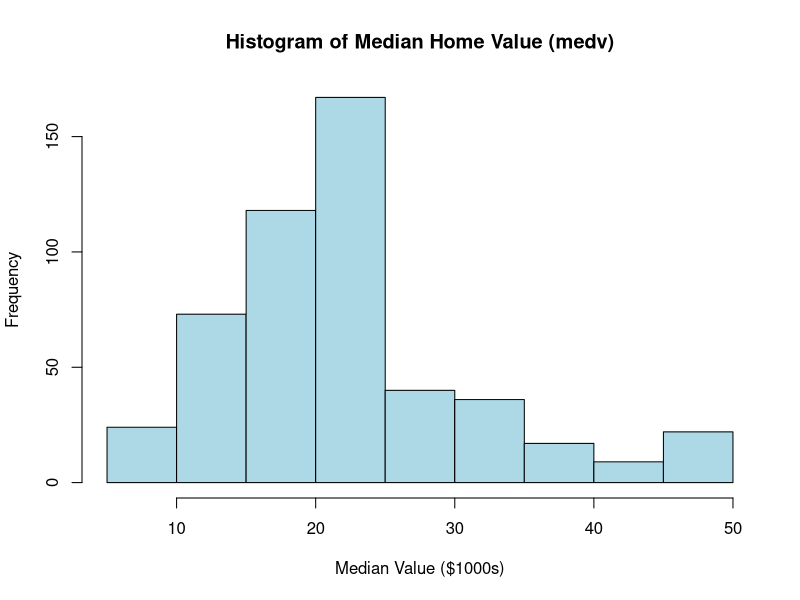
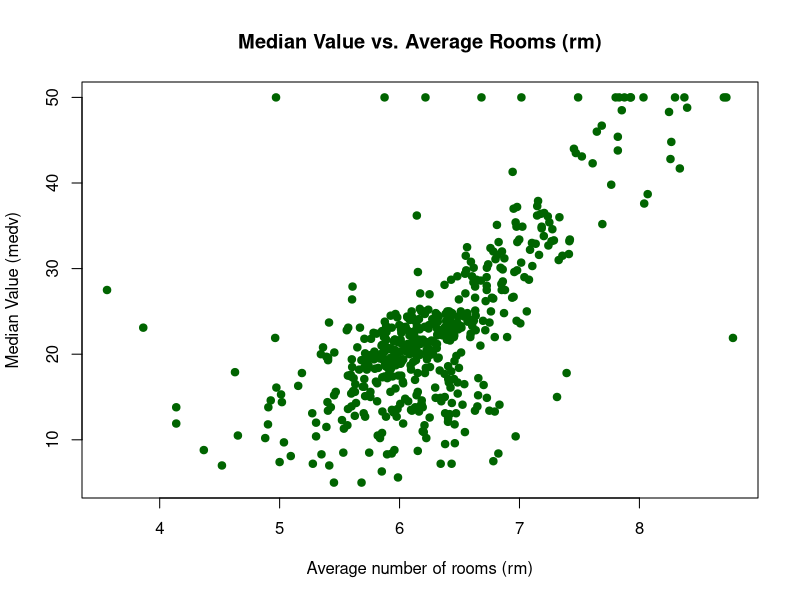

Generate these figures, in order, with R: (Note: this script raises an error after producing the figures.)
library(MASS)
data(Boston)

print("First 6 rows of the Boston dataset:")
print(head(Boston))
print("Structure of the Boston dataset:")
print(str(Boston))

## a. Data Exploration and Visualization

print("Summary Statistics of Boston dataset:")
print(summary(Boston))

hist(Boston$medv, 
     main = "Histogram of Median Home Value (medv)",
     xlab = "Median Value ($1000s)",
     col = "lightblue",
     border = "black")

plot(Boston$rm, Boston$medv,
     main = "Median Value vs. Average Rooms (rm)",
     xlab = "Average number of rooms (rm)",
     ylab = "Median Value (medv)",
     pch = 19, col = "darkgreen")


## b. Regression Analysis

full_model <- lm(medv ~ ., data = Boston)
print("Summary of the Full Multiple Linear Regression Model:")
print(summary(full_model))


## c. Prediction

Boston$chas <- as.factor(Boston$chas)
full_model_factor <- lm(medv ~ ., data = Boston)

new_data <- data.frame(
  crim = mean(Boston$crim), zn = mean(Boston$zn), indus = mean(Boston$indus), 
  chas = factor(0, levels = levels(Boston$chas)), nox = mean(Boston$nox), rm = 7.0, 
  age = mean(Boston$age), dis = mean(Boston$dis), rad = mean(Boston$rad), 
  tax = mean(Boston$tax), ptratio = mean(Boston$ptratio), 
  b = mean(Boston$b), lstat = mean(Boston$lstat)
)

predicted_medv <- predict(full_model_factor, newdata = new_data)

cat("\nPrediction for a hypothetical area (rm=7.0, others at mean):\n")
cat("Predicted Median Home Value (medv) is:", round(predicted_medv, 2), "($1000s)\n")
